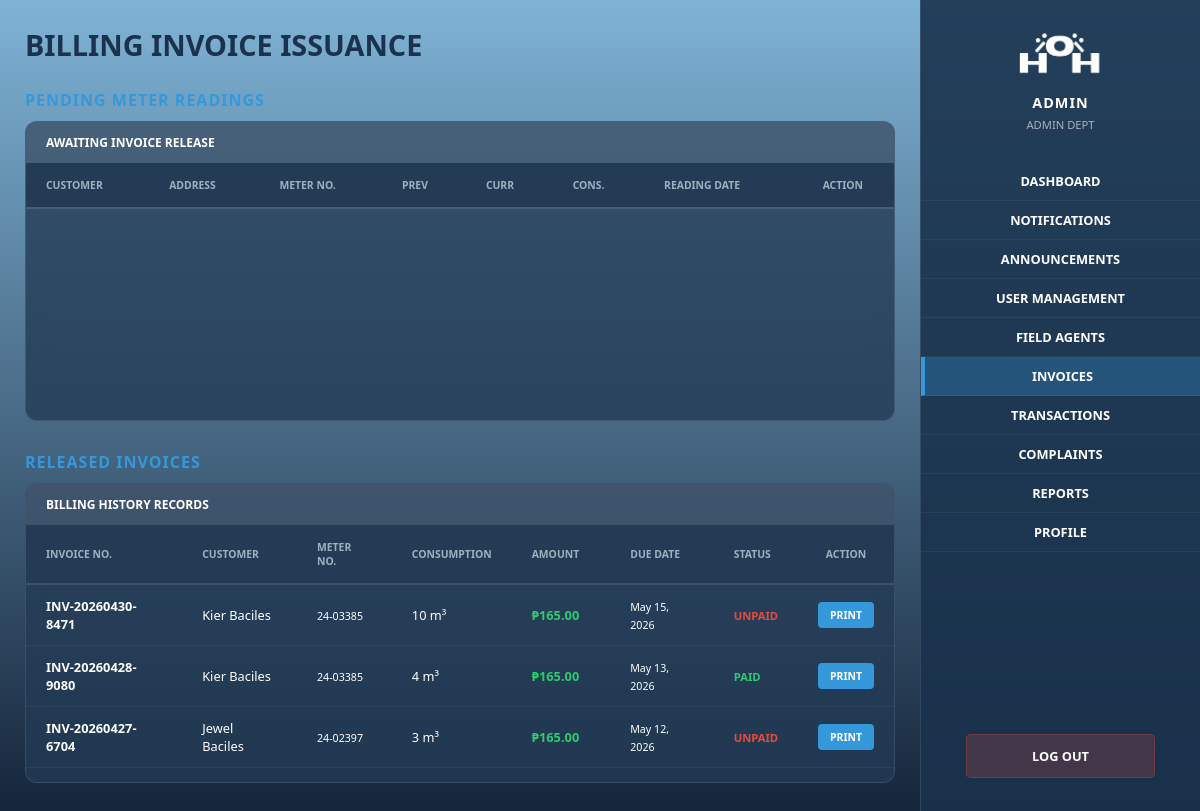
Screenshot of /invoices.php (signed in) with the database file from the repository.
### tables this page shows
CREATE TABLE `invoices` (
  `id` int(11) NOT NULL,
  `user_id` int(11) DEFAULT NULL,
  `reading_id` int(11) DEFAULT NULL,
  `invoice_no` varchar(50) DEFAULT NULL,
  `consumption` int(11) DEFAULT NULL,
  `rate` decimal(10,2) DEFAULT 10.00,
  `amount` decimal(10,2) DEFAULT NULL,
  `due_date` date DEFAULT NULL,
  `status` enum('unpaid','pending_verification','paid','overdue') DEFAULT 'unpaid',
  `issued_by` int(11) DEFAULT NULL,
  `created_at` timestamp NOT NULL DEFAULT current_timestamp()
);

CREATE TABLE `users` (
  `id` int(11) NOT NULL,
  `first_name` varchar(50) DEFAULT NULL,
  `last_name` varchar(50) DEFAULT NULL,
  `email` varchar(100) DEFAULT NULL,
  `contact_no` varchar(20) DEFAULT NULL,
  `password` varchar(255) DEFAULT NULL,
  `role` enum('user','admin','accountant','agent') DEFAULT 'user',
  `meter_number` varchar(50) DEFAULT NULL,
  `barangay` varchar(100) DEFAULT NULL,
  `street` varchar(100) DEFAULT NULL,
  `status` enum('active','inactive') DEFAULT 'active',
  `created_at` timestamp NOT NULL DEFAULT current_timestamp(),
  `user_code` varchar(50) DEFAULT NULL,
  `avatar` varchar(255) DEFAULT 'default.png'
);

### invoices.php (the view, shortened to what this page needs)
<?php
include "db.php";
$invoices = $conn->query("
    SELECT
        i.*,
        u.first_name,
        u.last_name,
        u.barangay,
        u.street,
        u.meter_number
    FROM invoices i
    JOIN users u ON i.user_id = u.id
    ORDER BY i.created_at DESC
");
?>
<!DOCTYPE html>
<html lang="en">
<head>
    <link rel="stylesheet" href="styles/invoices.css">
</head>
<body id="mainBody">
    <div class="main-content">
        <div class="header-row">
            <h1>BILLING INVOICE ISSUANCE</h1>
        </div>
        <h2>Pending Meter Readings</h2>
        <div class="glass-panel" id="pendingPanel">
            <div class="panel-title-bar">Awaiting Invoice Release</div>
            <div class="table-area">
                <table class="data-table">
                    <thead>
                        <tr>
                            <th>Customer</th>
                            <th>Address</th>
                            <th>Meter No.</th>
                            <th>Prev</th>
                            <th>Curr</th>
                            <th>Cons.</th>
                            <th>Reading Date</th>
                            <th style="text-align:center">Action</th>
                        </tr>
                    </thead>
                </table>
            </div>
        </div>
        <h2>Released Invoices</h2>
        <div class="glass-panel" id="historyPanel">
            <div class="panel-title-bar">Billing History Records</div>
            <div class="table-area">
                <table class="data-table">
                    <thead>
                        <tr>
                            <th>Invoice No.</th>
                            <th>Customer</th>
                            <th>Meter No.</th>
                            <th>Consumption</th>
                            <th>Amount</th>
                            <th>Due Date</th>
                            <th>Status</th>
                            <th style="text-align:center">Action</th>
                        </tr>
                    </thead>
                    <tbody>
                        <?php while($i = $invoices->fetch_assoc()): ?>
                        <tr>
                            <td><strong><?php echo $i['invoice_no']; ?></strong></td>
                            <td><?php echo $i['first_name']." ".$i['last_name']; ?></td>
                            <td><small><?php echo $i['meter_number']; ?></small></td>
                            <td><?php echo $i['consumption']; ?> m³</td>
                            <td style="color:var(--success); font-weight:800;">₱<?php echo number_format($i['amount'], 2); ?></td>
                            <td><small><?php echo date('M d, Y', strtotime($i['due_date'])); ?></small></td>
                            <td>
                                <span style="font-size:0.7rem; font-weight:bold; color: <?php echo ($i['status'] == 'paid') ? 'var(--success)' : 'var(--danger)'; ?>;">
                                    <?php echo strtoupper($i['status']); ?>
                                </span>
                            </td>
                            <td style="text-align:center">
                                <a href="print_invoice.php?id=<?php echo $i['id']; ?>" target="_blank">
                                    <button class="btn-action btn-print">Print</button>
                                </a>
                            </td>
                        </tr>
                        <?php endwhile; ?>
                    </tbody>
                </table>
            </div>
        </div>
    </div>
        <div class="sidebar-right">
            <img src="assets/logo_name.png" class="side-logo">
            <div class="agent-info" style="color: white; text-align: center; margin-bottom: 30px;">
                <h3>ADMIN</h3>
                <p style="font-size: 0.7rem; opacity: 0.6;">ADMIN DEPT</p>
            </div>
            <nav class="nav-menu">
                <a href="admin_dashboard.php" class="nav-item">DASHBOARD</a>
                <a href="admin_notifications.php" class="nav-item">NOTIFICATIONS</a>
                <a href="announcements.php" class="nav-item">ANNOUNCEMENTS</a>
                <a href="user_management.php" class="nav-item">USER MANAGEMENT</a>
                <a href="agent_management.php" class="nav-item">FIELD AGENTS</a>
                <a href="invoices.php" class="nav-item active">INVOICES</a>
                <a href="transactions.php" class="nav-item">TRANSACTIONS</a>
                <a href="complaints_admin.php" class="nav-item">COMPLAINTS</a>
                <a href="reports.php" class="nav-item">REPORTS</a>
                <a href="profile.php" class="nav-item">PROFILE</a>
            </nav>
            <div class="sidebar-footer">
                <a href="logout.php" class="logout-btn-container">LOG OUT</a>
            </div>
        </div>
</body>
</html>

### styles/invoices.css (style rules this page uses)
:root { --navy-dark: #122136; --navy-panel: rgba(36, 59, 85, 0.8); --accent-blue: #3498db; --white: #ffffff; --success: #2ecc71; --danger: #e74c3c; --blue-light: #9db2bf; }
* { box-sizing: border-box; font-family: 'Segoe UI', Arial, sans-serif; }
body { margin: 0; background: linear-gradient(to bottom, #7fb3d5, #122136); background-attachment: fixed; height: 100vh; display: flex; overflow: hidden; color: white; opacity: 0; transition: opacity 0.3s ease-in-out; }
body.fade-in { opacity: 1; }
.main-content { flex: 1; padding: 25px; display: block; overflow-y: auto; height: 100vh; color: white; }
.header-row h1 { color: #1a324d; margin: 0 0 25px 0; font-size: 1.8rem; font-weight: 800; }
h2 { font-size: 1rem; font-weight: 800; color: var(--accent-blue); text-transform: uppercase; letter-spacing: 1px; margin: 20px 0 10px 0; }
.glass-panel { background: var(--navy-panel); border-radius: 12px; border: 1px solid rgba(255, 255, 255, 0.1); backdrop-filter: blur(10px); margin-bottom: 30px; overflow: hidden; display: flex; flex-direction: column; }
#pendingPanel { height: 300px; }
#historyPanel { height: 300px; }
.panel-title-bar { background: rgba(255, 255, 255, 0.1); padding: 12px 20px; font-weight: 800; font-size: 0.75rem; text-transform: uppercase; }
.table-area { flex-grow: 1; overflow-y: auto; }
.data-table { width: 100%; border-collapse: collapse; }
.data-table thead th { position: sticky; top: 0; background: #243b55; z-index: 10; box-shadow: 0 2px 5px rgba(0,0,0,0.1); }
.data-table th { text-align: left; padding: 15px 20px; font-size: 0.65rem; text-transform: uppercase; color: var(--blue-light); border-bottom: 2px solid rgba(255, 255, 255, 0.1); }
.data-table td { padding: 12px 20px; font-size: 0.8rem; border-bottom: 1px solid rgba(255, 255, 255, 0.05); }
.btn-action { padding: 6px 12px; border-radius: 4px; border: none; font-weight: 800; font-size: 0.65rem; cursor: pointer; transition: 0.3s; text-transform: uppercase; }
.btn-print { background: var(--accent-blue); color: white; }
.sidebar-right { width: 280px; background-color: rgba(26, 50, 77, 0.9); height: 100vh; display: flex; flex-direction: column; align-items: center; padding-top: 30px; border-left: 1px solid rgba(255,255,255,0.1); }
.side-logo { width: 100px; margin-bottom: 10px; }
.agent-info { color: white; text-align: center; margin-bottom: 30px; }
.agent-info h3 { margin: 5px 0; font-size: 0.9rem; letter-spacing: 1px; }
.agent-info p { margin: 0; font-size: 0.7rem; opacity: 0.6; text-transform: uppercase; }
.nav-menu { width: 100%; }
.nav-item { display: block; width: 100%; padding: 10px; text-decoration: none; color: white; text-align: center; font-weight: bold; font-size: 0.8rem; border-bottom: 1px solid rgba(255,255,255,0.05); transition: 0.3s; }
.nav-item:hover, .nav-item.active { background-color: rgba(52, 152, 219, 0.3); border-left: 4px solid var(--accent-blue); }
.sidebar-footer { margin-top: auto; padding-bottom: 30px; width: 80%; }
.logout-btn-container { display: block; width: 85%; margin: auto auto 30px auto; background: rgba(231, 76, 60, 0.2); color: white; text-align: center; padding: 12px; border-radius: 5px; font-weight: bold; text-decoration: none; font-size: 0.8rem; border: 1px solid rgba(231, 76, 60, 0.3); transition: 0.3s; }

### rows the page displays
invoices: invoice_no "INV-20260430-8471", user.first_name "Kier", user.last_name "Baciles", user.meter_number "24-03385", consumption "10", amount "165.00", due_date "May 15, 2026", status "UNPAID"
invoices: invoice_no "INV-20260428-9080", user.first_name "Kier", user.last_name "Baciles", user.meter_number "24-03385", consumption "4", amount "165.00", due_date "May 13, 2026", status "PAID"
invoices: invoice_no "INV-20260427-6704", user.first_name "Jewel", user.last_name "Baciles", user.meter_number "24-02397", consumption "3", amount "165.00", due_date "May 12, 2026", status "UNPAID"
